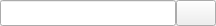
<?xml version="1.0" encoding="UTF-8"?>
<ui version="4.0">
 <author>R, Reucher</author>
 <class>DirectoryEditWidget</class>
 <widget class="QWidget" name="DirectoryEditWidget">
  <property name="geometry">
   <rect>
    <x>0</x>
    <y>0</y>
    <width>216</width>
    <height>26</height>
   </rect>
  </property>
  <layout class="QGridLayout" name="gridLayout_2">
   <property name="margin">
    <number>0</number>
   </property>
   <property name="spacing">
    <number>0</number>
   </property>
   <item row="0" column="0">
    <widget class="QFrame" name="frame">
     <property name="autoFillBackground">
      <bool>true</bool>
     </property>
     <property name="frameShape">
      <enum>QFrame::NoFrame</enum>
     </property>
     <property name="frameShadow">
      <enum>QFrame::Plain</enum>
     </property>
     <layout class="QGridLayout" name="gridLayout">
      <property name="margin">
       <number>0</number>
      </property>
      <property name="spacing">
       <number>0</number>
      </property>
      <item row="0" column="0">
       <widget class="QLineEdit" name="lineEditDirectory">
        <property name="sizePolicy">
         <sizepolicy hsizetype="Expanding" vsizetype="Minimum">
          <horstretch>0</horstretch>
          <verstretch>0</verstretch>
         </sizepolicy>
        </property>
       </widget>
      </item>
      <item row="0" column="1">
       <widget class="QPushButton" name="pushButtonBrowse">
        <property name="sizePolicy">
         <sizepolicy hsizetype="Minimum" vsizetype="Minimum">
          <horstretch>0</horstretch>
          <verstretch>0</verstretch>
         </sizepolicy>
        </property>
        <property name="icon">
         <iconset resource="qmc2.qrc">
          <normaloff>:/data/img/fileopen.png</normaloff>:/data/img/fileopen.png</iconset>
        </property>
       </widget>
      </item>
     </layout>
    </widget>
   </item>
  </layout>
 </widget>
 <layoutdefault spacing="6" margin="6"/>
 <resources>
  <include location="qmc2.qrc"/>
 </resources>
 <connections/>
</ui>
